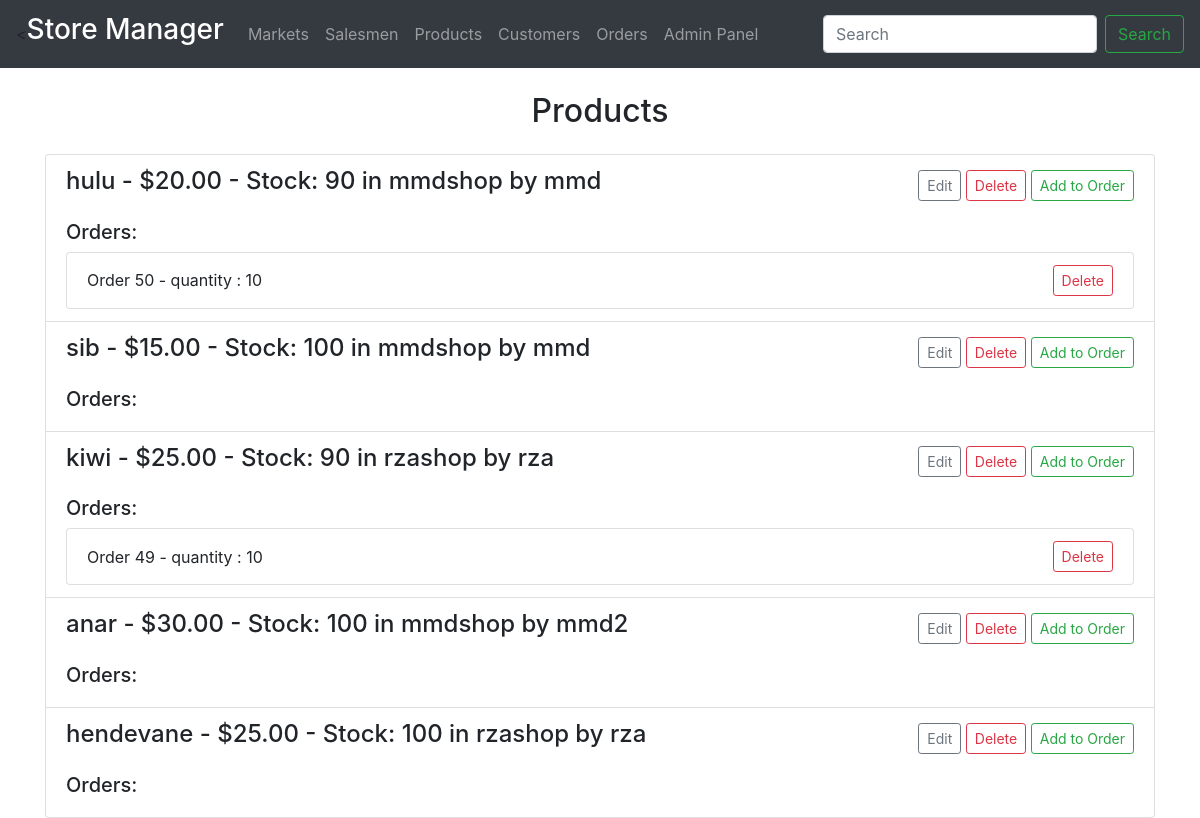
Screenshot of /products/ with the database file from the repository.
### storeManager/models.py (models this page shows, shortened)
class Product(models.Model):
    product_id = models.AutoField(primary_key=True)
    product_name = models.CharField(max_length=255)
    price = models.DecimalField(max_digits=10, decimal_places=2)
    stock = models.IntegerField()
    market = models.ForeignKey(Market, on_delete=models.CASCADE, null=True, blank=True)
    salesman = models.ForeignKey(Salesman, on_delete=models.CASCADE, null=True, blank=True)

class Market(models.Model):
    market_id = models.AutoField(primary_key=True)
    market_name = models.CharField(max_length=255)
    location = models.CharField(max_length=255)
    def __str__(self):
        return self.market_name

class Salesman(models.Model):
    salesman_id = models.AutoField(primary_key=True)
    salesman_name = models.CharField(max_length=255)
    market = models.ForeignKey(Market, on_delete=models.CASCADE)
    def __str__(self):
        return self.salesman_name

class OrderItem(models.Model):
    item_id = models.AutoField(primary_key=True)
    order = models.ForeignKey(Order, on_delete=models.CASCADE)
    product = models.ForeignKey(Product, on_delete=models.CASCADE)
    quantity = models.IntegerField(default=0)
    stock_state = models.BooleanField(default=False)

class Order(models.Model):
    order_id = models.AutoField(primary_key=True)
    customer = models.ForeignKey(Customer, on_delete=models.CASCADE)
    order_date = models.DateField(auto_created=True, auto_now=True)
    market = models.ForeignKey(Market, on_delete=models.CASCADE, null=True, blank=True)
    salesman = models.ForeignKey(Salesman, on_delete=models.CASCADE, null=True, blank=True)
    total_value = models.IntegerField(default=0)
    def __str__(self):
        return f"Order {self.order_id}"

### storeManager/views.py (the view)
# urls.py: path('products/', views.ProductListView.as_view(), name='product_list'),
class ProductListView(ListView):
    model = Product
    template_name = 'product/product_list.html'
    context_object_name = 'products'
    def get_queryset(self):
        query = self.request.GET.get('q')
        if query:
            return Product.objects.filter(product_name__icontains=query)
        return Product.objects.all()
    def get_context_data(self, **kwargs):
        context = super().get_context_data(**kwargs)
        context['additional_objects'] = OrderItem.objects.all()
        return context
    def setup(self, request, *args, **kwargs):
        products = Product.objects.all()
        for product in products:
            orderitems = OrderItem.objects.filter(product=product)
            for orderitem in orderitems:
                if orderitem.stock_state == False:
                    product.stock = product.stock - orderitem.quantity
                    orderitem.stock_state = True
                    orderitem.save()
            product.save()
        return super().setup(request, *args, **kwargs)

### storeManager/templates/product/product_list.html (shortened to what this page needs)
{% extends 'base.html' %}
{% block content %}
<div class="container">
    <h2 class="text-center my-4">Products</h2>
    <div class="list-group">
        {% for product in object_list %}
            <div class="list-group-item">
                <div class="d-flex justify-content-between align-items-center">
                    <h4>
                        {{ product.product_name }} - ${{ product.price }} - Stock: {{ product.stock }} in {{ product.market }} by {{ product.salesman }}
                    </h4>
                    <div>
                        <a href="{% url 'product_edit' product.pk %}" class="btn btn-sm btn-outline-secondary">Edit</a>
                        <a href="{% url 'product_delete' product.pk %}" class="btn btn-sm btn-outline-danger">Delete</a>
                        <a href="{% url 'product_addtoorder' product.pk %}"class="btn btn-sm btn-outline-success">Add to Order</a>
                    </div>
                </div>
                <div class="mt-3">
                    <h5>Orders:</h5>
                    <ul class="list-group">
                        {% for orderitem in additional_objects %}
                            {% if orderitem.product == product %}
                                <li class="list-group-item d-flex justify-content-between align-items-center">
                                    {{ orderitem.order }} - quantity : {{ orderitem.quantity }}
                                    <div>
                                        <a href="{% url 'orderitem_delete' orderitem.pk %}" class="btn btn-sm btn-outline-danger">Delete</a>
                                    </div>
                                </li>
                            {% endif %}
                        {% empty %}
                            <li class="list-group-item">No items available</li>
                        {% endfor %}
                    </ul>
                </div>
            </div>
        {% empty %}
            <li class="list-group-item">No products available</li>
        {% endfor %}
    </div>
</div>
{% endblock %}

### rows the page displays
Product: product_name "hulu", price "20.00", stock "90", market "mmdshop", salesman "mmd"
OrderItem: order "Order 50", quantity "10"
Product: product_name "sib", price "15.00", stock "100", market "mmdshop", salesman "mmd"
Product: product_name "kiwi", price "25.00", stock "90", market "rzashop", salesman "rza"
OrderItem: order "Order 49", quantity "10"
Product: product_name "anar", price "30.00", stock "100", market "mmdshop", salesman "mmd2"
Product: product_name "hendevane", price "25.00", stock "100", market "rzashop", salesman "rza"
